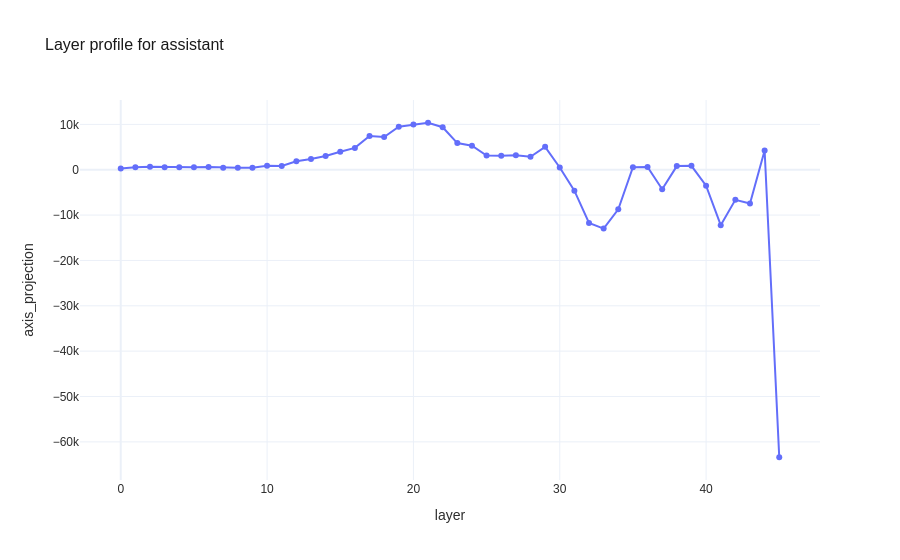

The cell this chart's notebook holds for it:
### Markdown cell above
### Assistant at rank 45 / 46

`Assistant` remains 45 at layer 22 and 46 at layer 45. This persistence is important because it rules out an easy explanation in which the anomaly is only a middle-layer artifact. The post-trained identity of the model is not best represented by the literal archetype `assistant`; rather, `assistant` sits inside a larger procedural-professional region whose sharper exemplars are evaluators, checkers, and structured analysts. This is consistent with the Persona Selection Model claim that post-training selects and refines an existing persona region rather than installing a linguistically transparent one.

### Code cell
# Inspect nearest neighbors and layer profile for assistant so the anomaly can be evaluated directly
role = 'assistant'
neighbors22 = nearest_neighbors(role, REFERENCE_LAYER, k=10)
neighbors45 = nearest_neighbors(role, PRIMARY_LAYER, k=10)

summary = pd.DataFrame({
    'layer_22_rank': [int(layer22_df.set_index('role').loc[role, 'rank'])],
    'layer_45_rank': [int(layer45_df.set_index('role').loc[role, 'rank'])],
    'cluster_label': [cluster_by_role[role]],
    'bigfive': [bigfive_profiles[role]],
    'dark_triad': [dark_triad_profiles[role]],
})
print('Summary')
display(summary)
print('Nearest neighbors at layer 22')
display(neighbors22)
print('Nearest neighbors at layer 45')
display(neighbors45)

profile = pd.DataFrame({
    'layer': list(range(role_tensor.shape[1])),
    'axis_projection': projection_matrix[role_to_index[role], :],
})
fig = px.line(profile, x='layer', y='axis_projection', markers=True, title=f'Layer profile for {role_to_character[role]}')
apply_plotly_style(fig)
fig.show()

### Figure 1 — Plotly figure (JSON) as saved in the notebook; plotly's stock layout.template omitted (floating-point values rounded to 4 significant figures)
{"data": [{"hovertemplate": "layer=%{x}<br>axis_projection=%{y}<extra></extra>", "legendgroup": "", "line": {"color": "#636efa", "dash": "solid"}, "marker": {"symbol": "circle"}, "mode": "lines+markers", "name": "", "orientation": "v", "showlegend": false, "type": "scatter", "x": [0, 1, 2, 3, 4, 5, 6, 7, 8, 9, 10, 11, 12, 13, 14, 15, 16, 17, 18, 19, 20, 21, 22, 23, 24, 25, 26, 27, 28, 29, 30, 31, 32, 33, 34, 35, 36, 37, 38, 39, 40, 41, 42, 43, 44, 45], "xaxis": "x", "y": [294.1, 557.6, 651.5, 573.9, 552.2, 562.2, 587.0, 421.1, 415.4, 422.8, 872.3, 835.4, 1849.0, 2354.0, 3033.0, 3964.0, 4817.0, 7441.0, 7202.0, 9487.0, 9968.0, 10360.0, 9369.0, 5874.0, 5285.0, 3118.0, 3090.0, 3217.0, 2874.0, 5051.0, 492.6, -4620.0, -11740.0, -12970.0, -8709.0, 558.6, 609.7, -4285.0, 804.7, 853.3, -3515.0, -12230.0, -6639.0, -7457.0, 4246.0, -63390.0], "yaxis": "y"}], "layout": {"font": {"color": "#2d2d2d", "family": "Arial"}, "legend": {"tracegroupgap": 0}, "paper_bgcolor": "white", "plot_bgcolor": "white", "title": {"font": {"color": "#1a1a1a", "size": 16}, "text": "Layer profile for assistant"}, "xaxis": {"anchor": "y", "domain": [0.0, 1.0], "title": {"text": "layer"}}, "yaxis": {"anchor": "x", "domain": [0.0, 1.0], "title": {"text": "axis_projection"}}}}
